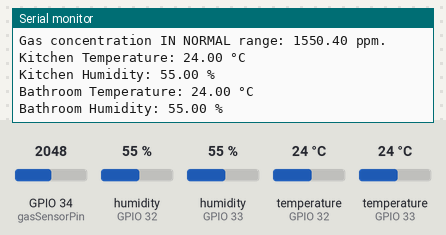
Bench run of a sketch on a simulated ESP32. On the bench: the last lines printed to the serial monitor. The test bench sets the inputs (shaded band); at power-on: humidity (sensors on GPIO 33, GPIO 32) 55 %, GPIO 34 (gasSensorPin) = 2048, temperature (sensors on GPIO 32, GPIO 33) 24 °C.

Above: at 7.6 s.
7.7 s: humidity (sensor on GPIO 33) set to 59 %
At 9.6 s:
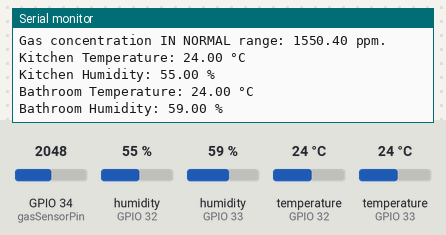
10.4 s: humidity (sensor on GPIO 33) set to 62 %
At 13.1 s:
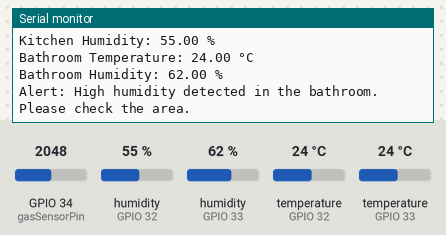
Timing chart, 0 to 14.6 s (numbered marks = the images above; inputs shaded):
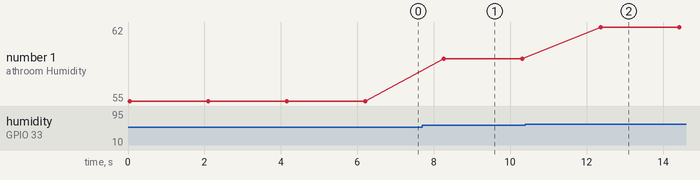

The sketch:

MQ2WithDHTT11SensorwithFireDHT11.ino
```cpp
#include <DHT.h>

// MQ2 sensor pin
const int gasSensorPin = 34; // GPIO pin connected to MQ2 sensor
int gasValue = 0;

// DHT11 sensor configuration
#define DHTPIN_KITCHEN 32 // GPIO pin connected to the DHT11 sensor in the kitchen
#define DHTPIN_BATHROOM 33 // GPIO pin connected to the DHT11 sensor in the bathroom
#define DHTTYPE DHT11    // DHT 11

DHT dhtKitchen(DHTPIN_KITCHEN, DHTTYPE);
DHT dhtBathroom(DHTPIN_BATHROOM, DHTTYPE);

void setup() {
  Serial.begin(115200); // Start the serial communication at a baud rate of 115200
  dhtKitchen.begin();   // Initialize the DHT11 sensor in the kitchen
  dhtBathroom.begin();  // Initialize the DHT11 sensor in the bathroom
}

void loop() {
  // Read gas concentration from MQ2 sensor
  gasValue = analogRead(gasSensorPin); // Read analog value from sensor
  float voltage = gasValue * (3.3 / 4095.0); // Convert analog value to voltage (ESP32 ADC is 12-bit)
  float gasConcentration = (voltage - 0.1) * 1000; // Convert voltage to ppm

  Serial.print("Gas Concentration: ");
  Serial.print(gasConcentration);
  Serial.println(" ppm");

  if (gasConcentration > 1800) {
    Serial.print("Alert: Gas concentration out of range: ");
    Serial.print(gasConcentration);
    Serial.println(" ppm. Please check the area.");
  } else {
    Serial.print("Gas concentration IN NORMAL range: ");
    Serial.print(gasConcentration);
    Serial.println(" ppm. ");
  }

  // Read temperature and humidity from kitchen sensor
  float humidityKitchen = dhtKitchen.readHumidity();
  float temperatureKitchen = dhtKitchen.readTemperature();

  // Read temperature and humidity from bathroom sensor
  float humidityBathroom = dhtBathroom.readHumidity();
  float temperatureBathroom = dhtBathroom.readTemperature();

  // Check if readings from kitchen sensor are valid
  if (isnan(humidityKitchen) || isnan(temperatureKitchen)) {
    Serial.println("Failed to read from kitchen DHT sensor!");
  } else {
    Serial.print("Kitchen Temperature: ");
    Serial.print(temperatureKitchen);
    Serial.println(" °C");

    Serial.print("Kitchen Humidity: ");
    Serial.print(humidityKitchen);
    Serial.println(" %");

    // Check for high temperature in kitchen
    if (temperatureKitchen > 70.0) {
      Serial.println("Alert: High temperature detected in the kitchen. Please check the area.");
    }

    // Check for high humidity in kitchen
    if (humidityKitchen > 60.0) {
      Serial.println("Alert: High humidity detected in the kitchen. Please check the area.");
    }
  }

  // Check if readings from bathroom sensor are valid
  if (isnan(humidityBathroom) || isnan(temperatureBathroom)) {
    Serial.println("Failed to read from bathroom DHT sensor!");
  } else {
    Serial.print("Bathroom Temperature: ");
    Serial.print(temperatureBathroom);
    Serial.println(" °C");

    Serial.print("Bathroom Humidity: ");
    Serial.print(humidityBathroom);
    Serial.println(" %");

    // Check for high temperature in bathroom
    if (temperatureBathroom > 70.0) {
      Serial.println("Alert: High temperature detected in the bathroom. Please check the area.");
    }

    // Check for high humidity in bathroom
    if (humidityBathroom > 60.0) {
      Serial.println("Alert: High humidity detected in the bathroom. Please check the area.");
    }
  }

  delay(2000); // Wait for 2 seconds before next reading
}
```

Measured:
- the behaviour switches between 60 and 61 % on humidity (sensor on GPIO 33) (found by bisection; images 1 and 2)
- after the input at 7.7 s, the serial monitor: prints a new line after 0.56 s (image 1)
- after the input at 10.4 s, the serial monitor: prints a new line after 2.0 s (image 2)
- plotted number 1: 55 → 59 after the input at 7.7 s, 59 → 62 after the input at 10.4 s
